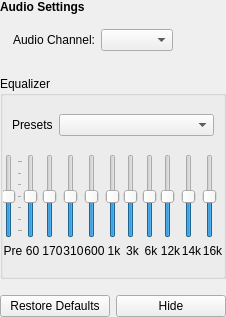
                    <widget class="QWidget" name="audioSettingsPage">
                     <layout class="QVBoxLayout" name="verticalLayout_38">
                      <property name="margin">
                       <number>0</number>
                      </property>
                      <item>
                       <widget class="QLabel" name="label_2">
                        <property name="enabled">
                         <bool>true</bool>
                        </property>
                        <property name="font">
                         <font>
                          <weight>75</weight>
                          <bold>true</bold>
                         </font>
                        </property>
                        <property name="text">
                         <string>Audio Settings</string>
                        </property>
                        <property name="margin">
                         <number>8</number>
                        </property>
                       </widget>
                      </item>
                      <item>
                       <widget class="QWidget" name="generalAudioHolder" native="true">
                        <property name="enabled">
                         <bool>true</bool>
                        </property>
                        <property name="sizePolicy">
                         <sizepolicy hsizetype="Preferred" vsizetype="Fixed">
                          <horstretch>0</horstretch>
                          <verstretch>0</verstretch>
                         </sizepolicy>
                        </property>
                        <layout class="QHBoxLayout" name="horizontalLayout_33">
                         <property name="leftMargin">
                          <number>4</number>
                         </property>
                         <property name="topMargin">
                          <number>0</number>
                         </property>
                         <property name="rightMargin">
                          <number>4</number>
                         </property>
                         <property name="bottomMargin">
                          <number>0</number>
                         </property>
                         <item>
                          <widget class="QWidget" name="audioChannelSelectionHolder" native="true">
                           <property name="sizePolicy">
                            <sizepolicy hsizetype="Fixed" vsizetype="Fixed">
                             <horstretch>0</horstretch>
                             <verstretch>0</verstretch>
                            </sizepolicy>
                           </property>
                           <layout class="QHBoxLayout" name="horizontalLayout_32">
                            <item>
                             <widget class="QLabel" name="label_20">
                              <property name="sizePolicy">
                               <sizepolicy hsizetype="Fixed" vsizetype="Preferred">
                                <horstretch>0</horstretch>
                                <verstretch>0</verstretch>
                               </sizepolicy>
                              </property>
                              <property name="text">
                               <string>Audio Channel:</string>
                              </property>
                             </widget>
                            </item>
                            <item>
                             <widget class="QComboBox" name="audioChannelSelection">
                              <property name="sizePolicy">
                               <sizepolicy hsizetype="Fixed" vsizetype="Fixed">
                                <horstretch>0</horstretch>
                                <verstretch>0</verstretch>
                               </sizepolicy>
                              </property>
                              <property name="duplicatesEnabled">
                               <bool>true</bool>
                              </property>
                             </widget>
                            </item>
                           </layout>
                          </widget>
                         </item>
                         <item>
                          <spacer name="horizontalSpacer_12">
                           <property name="orientation">
                            <enum>Qt::Horizontal</enum>
                           </property>
                           <property name="sizeHint" stdset="0">
                            <size>
                             <width>40</width>
                             <height>20</height>
                            </size>
                           </property>
                          </spacer>
                         </item>
                        </layout>
                       </widget>
                      </item>
                      <item>
                       <spacer name="verticalSpacer_14">
                        <property name="orientation">
                         <enum>Qt::Vertical</enum>
                        </property>
                        <property name="sizeHint" stdset="0">
                         <size>
                          <width>20</width>
                          <height>10</height>
                         </size>
                        </property>
                       </spacer>
                      </item>
                      <item>
                       <widget class="QGroupBox" name="eqHolder">
                        <property name="sizePolicy">
                         <sizepolicy hsizetype="Preferred" vsizetype="Expanding">
                          <horstretch>0</horstretch>
                          <verstretch>0</verstretch>
                         </sizepolicy>
                        </property>
                        <property name="minimumSize">
                         <size>
                          <width>0</width>
                          <height>200</height>
                         </size>
                        </property>
                        <property name="title">
                         <string>Equalizer</string>
                        </property>
                        <layout class="QVBoxLayout" name="verticalLayout_48">
                         <property name="spacing">
                          <number>0</number>
                         </property>
                         <property name="leftMargin">
                          <number>0</number>
                         </property>
                         <property name="rightMargin">
                          <number>0</number>
                         </property>
                         <item>
                          <widget class="QWidget" name="widget_24" native="true">
                           <layout class="QHBoxLayout" name="horizontalLayout_15">
                            <item>
                             <widget class="QLabel" name="label_12">
                              <property name="text">
                               <string>Presets</string>
                              </property>
                             </widget>
                            </item>
                            <item>
                             <widget class="QComboBox" name="eqPresets">
                              <property name="sizePolicy">
                               <sizepolicy hsizetype="Expanding" vsizetype="Fixed">
                                <horstretch>0</horstretch>
                                <verstretch>0</verstretch>
                               </sizepolicy>
                              </property>
                             </widget>
                            </item>
                           </layout>
                          </widget>
                         </item>
                         <item>
                          <widget class="QWidget" name="widget_23" native="true">
                           <layout class="QHBoxLayout" name="horizontalLayout_16">
                            <property name="spacing">
                             <number>0</number>
                            </property>
                            <property name="margin">
                             <number>0</number>
                            </property>
                            <item>
                             <widget class="QWidget" name="widget_12" native="true">
                              <property name="sizePolicy">
                               <sizepolicy hsizetype="Minimum" vsizetype="Preferred">
                                <horstretch>0</horstretch>
                                <verstretch>0</verstretch>
                               </sizepolicy>
                              </property>
                              <layout class="QVBoxLayout" name="verticalLayout_40">
                               <property name="leftMargin">
                                <number>0</number>
                               </property>
                               <property name="rightMargin">
                                <number>0</number>
                               </property>
                               <item>
                                <widget class="QSlider" name="eq1">
                                 <property name="minimum">
                                  <number>-12</number>
                                 </property>
                                 <property name="maximum">
                                  <number>12</number>
                                 </property>
                                 <property name="orientation">
                                  <enum>Qt::Vertical</enum>
                                 </property>
                                 <property name="tickPosition">
                                  <enum>QSlider::TicksBelow</enum>
                                 </property>
                                 <property name="tickInterval">
                                  <number>4</number>
                                 </property>
                                </widget>
                               </item>
                               <item>
                                <widget class="QLabel" name="eq1Label">
                                 <property name="text">
                                  <string>Pre</string>
                                 </property>
                                 <property name="alignment">
                                  <set>Qt::AlignCenter</set>
                                 </property>
                                </widget>
                               </item>
                              </layout>
                             </widget>
                            </item>
                            <item>
                             <widget class="QWidget" name="widget_13" native="true">
                              <layout class="QVBoxLayout" name="verticalLayout_41">
                               <property name="leftMargin">
                                <number>0</number>
                               </property>
                               <property name="rightMargin">
                                <number>0</number>
                               </property>
                               <item>
                                <widget class="QSlider" name="eq2">
                                 <property name="minimum">
                                  <number>-12</number>
                                 </property>
                                 <property name="maximum">
                                  <number>12</number>
                                 </property>
                                 <property name="orientation">
                                  <enum>Qt::Vertical</enum>
                                 </property>
                                 <property name="tickPosition">
                                  <enum>QSlider::NoTicks</enum>
                                 </property>
                                </widget>
                               </item>
                               <item>
                                <widget class="QLabel" name="eq2Label">
                                 <property name="text">
                                  <string>60</string>
                                 </property>
                                 <property name="alignment">
                                  <set>Qt::AlignCenter</set>
                                 </property>
                                </widget>
                               </item>
                              </layout>
                             </widget>
                            </item>
                            <item>
                             <widget class="QWidget" name="widget_21" native="true">
                              <layout class="QVBoxLayout" name="verticalLayout_50">
                               <property name="leftMargin">
                                <number>0</number>
                               </property>
                               <property name="rightMargin">
                                <number>0</number>
                               </property>
                               <item>
                                <widget class="QSlider" name="eq3">
                                 <property name="minimum">
                                  <number>-12</number>
                                 </property>
                                 <property name="maximum">
                                  <number>12</number>
                                 </property>
                                 <property name="orientation">
                                  <enum>Qt::Vertical</enum>
                                 </property>
                                 <property name="tickPosition">
                                  <enum>QSlider::NoTicks</enum>
                                 </property>
                                </widget>
                               </item>
                               <item>
                                <widget class="QLabel" name="eq3Label">
                                 <property name="text">
                                  <string>170</string>
                                 </property>
                                 <property name="alignment">
                                  <set>Qt::AlignCenter</set>
                                 </property>
                                </widget>
                               </item>
                              </layout>
                             </widget>
                            </item>
                            <item>
                             <widget class="QWidget" name="widget_20" native="true">
                              <layout class="QVBoxLayout" name="verticalLayout_49">
                               <property name="leftMargin">
                                <number>0</number>
                               </property>
                               <property name="rightMargin">
                                <number>0</number>
                               </property>
                               <item>
                                <widget class="QSlider" name="eq4">
                                 <property name="minimum">
                                  <number>-12</number>
                                 </property>
                                 <property name="maximum">
                                  <number>12</number>
                                 </property>
                                 <property name="orientation">
                                  <enum>Qt::Vertical</enum>
                                 </property>
                                 <property name="tickPosition">
                                  <enum>QSlider::NoTicks</enum>
                                 </property>
                                </widget>
                               </item>
                               <item>
                                <widget class="QLabel" name="eq4Label">
                                 <property name="text">
                                  <string>310</string>
                                 </property>
                                 <property name="alignment">
                                  <set>Qt::AlignCenter</set>
                                 </property>
                                </widget>
                               </item>
                              </layout>
                             </widget>
                            </item>
                            <item>
                             <widget class="QWidget" name="widget_14" native="true">
                              <layout class="QVBoxLayout" name="verticalLayout_42">
                               <property name="leftMargin">
                                <number>0</number>
                               </property>
                               <property name="rightMargin">
                                <number>0</number>
                               </property>
                               <item>
                                <widget class="QSlider" name="eq5">
                                 <property name="minimum">
                                  <number>-12</number>
                                 </property>
                                 <property name="maximum">
                                  <number>12</number>
                                 </property>
                                 <property name="orientation">
                                  <enum>Qt::Vertical</enum>
                                 </property>
                                 <property name="tickPosition">
                                  <enum>QSlider::NoTicks</enum>
                                 </property>
                                </widget>
                               </item>
                               <item>
                                <widget class="QLabel" name="eq5Label">
                                 <property name="text">
                                  <string>600</string>
                                 </property>
                                 <property name="alignment">
                                  <set>Qt::AlignCenter</set>
                                 </property>
                                </widget>
                               </item>
                              </layout>
                             </widget>
                            </item>
                            <item>
                             <widget class="QWidget" name="widget_15" native="true">
                              <layout class="QVBoxLayout" name="verticalLayout_43">
                               <property name="leftMargin">
                                <number>0</number>
                               </property>
                               <property name="rightMargin">
                                <number>0</number>
                               </property>
                               <item>
                                <widget class="QSlider" name="eq6">
                                 <property name="minimum">
                                  <number>-12</number>
                                 </property>
                                 <property name="maximum">
                                  <number>12</number>
                                 </property>
                                 <property name="orientation">
                                  <enum>Qt::Vertical</enum>
                                 </property>
                                 <property name="tickPosition">
                                  <enum>QSlider::NoTicks</enum>
                                 </property>
                                </widget>
                               </item>
                               <item>
                                <widget class="QLabel" name="eq6Label">
                                 <property name="text">
                                  <string>1k</string>
                                 </property>
                                 <property name="alignment">
                                  <set>Qt::AlignCenter</set>
                                 </property>
                                </widget>
                               </item>
                              </layout>
                             </widget>
                            </item>
                            <item>
                             <widget class="QWidget" name="widget_16" native="true">
                              <layout class="QVBoxLayout" name="verticalLayout_44">
                               <property name="leftMargin">
                                <number>0</number>
                               </property>
                               <property name="rightMargin">
                                <number>0</number>
                               </property>
                               <item>
                                <widget class="QSlider" name="eq7">
                                 <property name="minimum">
                                  <number>-12</number>
                                 </property>
                                 <property name="maximum">
                                  <number>12</number>
                                 </property>
                                 <property name="orientation">
                                  <enum>Qt::Vertical</enum>
                                 </property>
                                 <property name="tickPosition">
                                  <enum>QSlider::NoTicks</enum>
                                 </property>
                                </widget>
                               </item>
                               <item>
                                <widget class="QLabel" name="eq7Label">
                                 <property name="text">
                                  <string>3k</string>
                                 </property>
                                 <property name="alignment">
                                  <set>Qt::AlignCenter</set>
                                 </property>
                                </widget>
                               </item>
                              </layout>
                             </widget>
                            </item>
                            <item>
                             <widget class="QWidget" name="widget_17" native="true">
                              <layout class="QVBoxLayout" name="verticalLayout_45">
                               <property name="leftMargin">
                                <number>0</number>
                               </property>
                               <property name="rightMargin">
                                <number>0</number>
                               </property>
                               <item>
                                <widget class="QSlider" name="eq8">
                                 <property name="minimum">
                                  <number>-12</number>
                                 </property>
                                 <property name="maximum">
                                  <number>12</number>
                                 </property>
                                 <property name="orientation">
                                  <enum>Qt::Vertical</enum>
                                 </property>
                                 <property name="tickPosition">
                                  <enum>QSlider::NoTicks</enum>
                                 </property>
                                </widget>
                               </item>
                               <item>
                                <widget class="QLabel" name="eq8Label">
                                 <property name="text">
                                  <string>6k</string>
                                 </property>
                                 <property name="alignment">
                                  <set>Qt::AlignCenter</set>
                                 </property>
                                </widget>
                               </item>
                              </layout>
                             </widget>
                            </item>
                            <item>
                             <widget class="QWidget" name="widget_18" native="true">
                              <layout class="QVBoxLayout" name="verticalLayout_46">
                               <property name="leftMargin">
                                <number>0</number>
                               </property>
                               <property name="rightMargin">
                                <number>0</number>
                               </property>
                               <item>
                                <widget class="QSlider" name="eq9">
                                 <property name="minimum">
                                  <number>-12</number>
                                 </property>
                                 <property name="maximum">
                                  <number>12</number>
                                 </property>
                                 <property name="orientation">
                                  <enum>Qt::Vertical</enum>
                                 </property>
                                 <property name="tickPosition">
                                  <enum>QSlider::NoTicks</enum>
                                 </property>
                                </widget>
                               </item>
                               <item>
                                <widget class="QLabel" name="eq9Label">
                                 <property name="text">
                                  <string>12k</string>
                                 </property>
                                 <property name="alignment">
                                  <set>Qt::AlignCenter</set>
                                 </property>
                                </widget>
                               </item>
                              </layout>
                             </widget>
                            </item>
                            <item>
                             <widget class="QWidget" name="widget_19" native="true">
                              <layout class="QVBoxLayout" name="verticalLayout_47">
                               <property name="leftMargin">
                                <number>0</number>
                               </property>
                               <property name="rightMargin">
                                <number>0</number>
                               </property>
                               <item>
                                <widget class="QSlider" name="eq10">
                                 <property name="minimum">
                                  <number>-12</number>
                                 </property>
                                 <property name="maximum">
                                  <number>12</number>
                                 </property>
                                 <property name="orientation">
                                  <enum>Qt::Vertical</enum>
                                 </property>
                                 <property name="tickPosition">
                                  <enum>QSlider::NoTicks</enum>
                                 </property>
                                </widget>
                               </item>
                               <item>
                                <widget class="QLabel" name="eq10Label">
                                 <property name="text">
                                  <string>14k</string>
                                 </property>
                                 <property name="alignment">
                                  <set>Qt::AlignCenter</set>
                                 </property>
                                </widget>
                               </item>
                              </layout>
                             </widget>
                            </item>
                            <item>
                             <widget class="QWidget" name="widget_22" native="true">
                              <layout class="QVBoxLayout" name="verticalLayout_51">
                               <property name="leftMargin">
                                <number>0</number>
                               </property>
                               <property name="rightMargin">
                                <number>0</number>
                               </property>
                               <item>
                                <widget class="QSlider" name="eq11">
                                 <property name="minimum">
                                  <number>-12</number>
                                 </property>
                                 <property name="maximum">
                                  <number>12</number>
                                 </property>
                                 <property name="orientation">
                                  <enum>Qt::Vertical</enum>
                                 </property>
                                 <property name="tickPosition">
                                  <enum>QSlider::NoTicks</enum>
                                 </property>
                                </widget>
                               </item>
                               <item>
                                <widget class="QLabel" name="eq11Label">
                                 <property name="text">
                                  <string>16k</string>
                                 </property>
                                 <property name="alignment">
                                  <set>Qt::AlignCenter</set>
                                 </property>
                                </widget>
                               </item>
                              </layout>
                             </widget>
                            </item>
                           </layout>
                          </widget>
                         </item>
                        </layout>
                       </widget>
                      </item>
                      <item>
                       <spacer name="verticalSpacer_19">
                        <property name="orientation">
                         <enum>Qt::Vertical</enum>
                        </property>
                        <property name="sizeHint" stdset="0">
                         <size>
                          <width>20</width>
                          <height>10</height>
                         </size>
                        </property>
                       </spacer>
                      </item>
                      <item>
                       <widget class="QWidget" name="widget_25" native="true">
                        <layout class="QHBoxLayout" name="horizontalLayout_18">
                         <property name="margin">
                          <number>0</number>
                         </property>
                         <item>
                          <widget class="QPushButton" name="restoreDefaultAudioSettings">
                           <property name="text">
                            <string>Restore Defaults</string>
                           </property>
                          </widget>
                         </item>
                         <item>
                          <widget class="QPushButton" name="hideAudioSettings">
                           <property name="text">
                            <string>Hide</string>
                           </property>
                          </widget>
                         </item>
                        </layout>
                       </widget>
                      </item>
                     </layout>
                    </widget>
